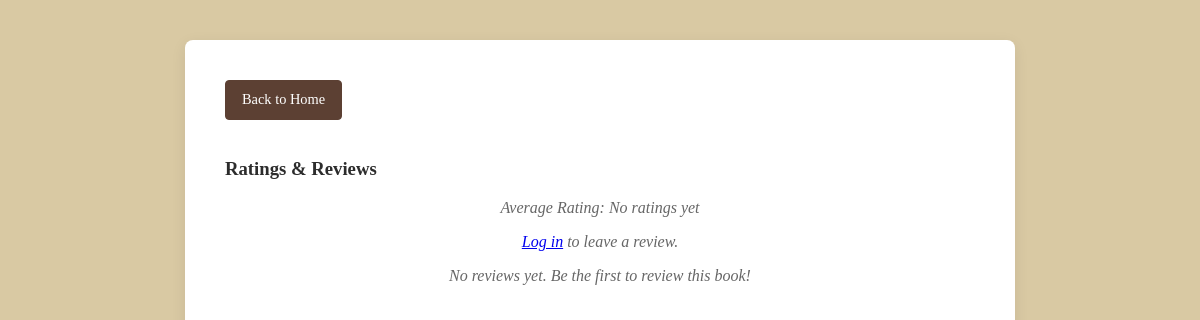
/catalog/book/27/, run on an earlier commit of the app's database.
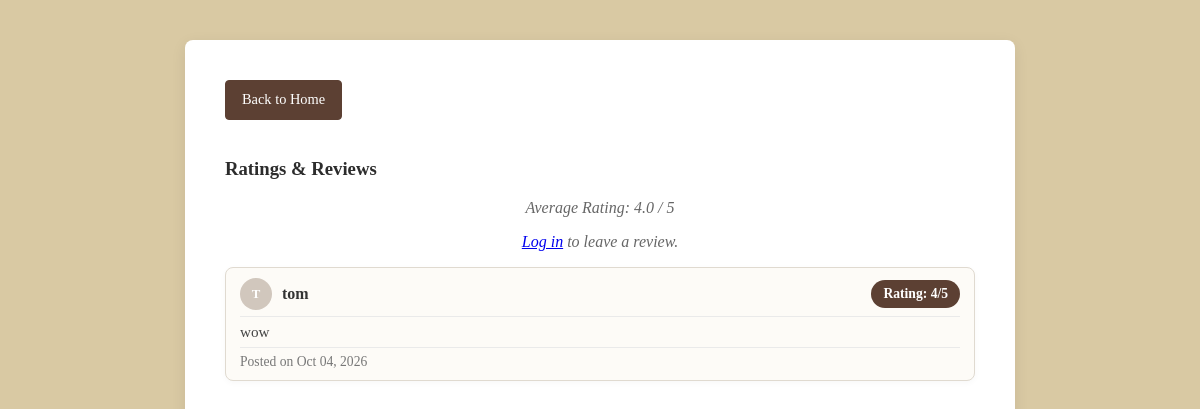
And on a later commit of the database.
### catalog/models.py (models this page shows, shortened)
class Review(models.Model):
    review_id = models.AutoField(primary_key=True)
    book = models.ForeignKey(Book, on_delete=models.CASCADE, related_name='reviews')
    user = models.ForeignKey(User, on_delete=models.CASCADE, related_name='reviews')
    rating = models.IntegerField()
    comment = models.TextField()
    created_at = models.DateTimeField(auto_now_add=True)
    updated_at = models.DateTimeField(auto_now=True)

### catalog/views.py (the view)
# urls.py: path('book/<int:book_id>/', views.book_detail, name='book_detail'),
def book_detail(request, book_id):
    book = get_object_or_404(Book, pk=book_id)
    reviews = Review.objects.filter(book=book)
    avg_rating = reviews.aggregate(Avg('rating'))['rating__avg']
    user_has_reviewed = False
    if request.user.is_authenticated:
        user_has_reviewed = reviews.filter(user=request.user).exists()
    context = {
        'book': book,
        'reviews': reviews,
        'avg_rating': avg_rating,
        'user_has_reviewed': user_has_reviewed,
    }
    return render(request, 'catalog/book_detail.html', context)

### catalog/templates/catalog/book_detail.html (shortened to what this page needs)
<head>
    {% load static %}
    <link rel="stylesheet" href="{% static 'catalog/style.css' %}">
</head>
<body>
    <div class="book-card">
        <div class="mb-3">
        <a href="{% url 'index' %}" class="custom-back-btn">Back to Home</a>
    </div>
    <div class="reviews-section mt-5">
    <h3>Ratings & Reviews</h3>
    <p>Average Rating:
    {% if avg_rating %}
        {{ avg_rating|floatformat:1 }} / 5
    {% else %}
        No ratings yet
    {% endif %}
    </p>
    {% if user.is_authenticated %}
        {% if not user_has_reviewed %}
        <form method="POST" action="{% url 'add_review' book.pk %}" class="mb-4">
            {% csrf_token %}
            <div class="mb-3">
                <label for="rating" class="form-label">Rating (1-5)</label>
                <select name="rating" id="rating" class="form-select" required>
                    <option value="" selected disabled>Choose...</option>
                    <option value="1">1 - Poor</option>
                    <option value="2">2 - Average</option>
                    <option value="3">3 - Good</option>
                    <option value="4">4 - Very Good</option>
                    <option value="5">5 - Excellent</option>
                </select>
            </div>
            <div class="mb-3">
                <label for="comment" class="form-label">Review Comment</label>
                <textarea name="comment" id="comment" rows="3" class="form-control" placeholder="Write your review here..."></textarea>
            </div>
            <button type="submit" class="btn btn-primary">Submit Review</button>
        </form>
    {% else %}
        <p class="text-muted fst-italic mb-4">You have already reviewed this book. You can edit your existing review below.</p>
        {% endif %}
    {% else %}
        <p><a href="{% url 'login' %}">Log in</a> to leave a review.</p>
    {% endif %}
    <div class="list-group">
        {% for review in reviews %}
            <div class="list-group-item list-group-item-action flex-column align-items-start mb-2">
                <div class="review-header" style="display: flex; justify-content: space-between; align-items: center; width: 100%;">
        <div style="display: flex; align-items: center; gap: 10px;">
        {% if review.user.userprofile.profile_picture %}
        <img src="{{ review.user.userprofile.profile_picture.url }}" alt="{{ review.user.username }}" class="rounded-circle me-2" width="32" height="32" style="object-fit: cover;">
        {% else %}
        <div style="width: 32px; height: 32px; border-radius: 50%; background-color: #d1c7bd; display: flex; align-items: center; justify-content: center; font-weight: bold; color: #fff; font-size: 0.8rem;">
            {{ review.user.username|make_list|first|upper }}
        </div>
        {% endif %}
                <h5 style="margin: 0; font-weight: bold; font-size: 1rem;">{{ review.user.username }}</h5>
            </div>
                    <span class="badge bg-secondary">Rating: {{ review.rating }}/5</span>
                </div>
                <p class="mb-1 review-comment">{{ review.comment }}</p>
                <div class="review-footer">
                <small class="text-muted">Posted on {{ review.created_at|date:"M d, Y" }}</small>
</div>
            </div>
        {% empty %}
            <p class="text-muted">No reviews yet. Be the first to review this book!</p>
        {% endfor %}
    </div>
</div>
</body>
</html>

### catalog/static/catalog/style.css (style rules this page uses)
body p { text-align: center; color: #666; font-style: italic; }

### catalog/templates/catalog/book_detail.html (style rules this page uses)
body { background-color: #d9c9a3; font-family: 'Georgia', serif; color: #2c2c2c; margin: 0; padding: 40px 20px; display: flex; justify-content: center; }
.book-card { width: 100%; max-width: 750px; background: #ffffff; padding: 40px; border-radius: 8px; box-shadow: 0 4px 15px rgba(0, 0, 0, 0.08); }
.list-group { border-radius: 8px; }
.list-group-item { background-color: #fdfbf7 !important; border: 1px solid #e0dad0 !important; border-radius: 8px !important; margin-bottom: 8px !important; padding: 10px 14px !important; box-shadow: 0 2px 6px rgba(0, 0, 0, 0.03); }
.list-group-item h5 { font-size: 1.1rem; font-weight: bold; color: #333333; }
.list-group-item .review-header { width: 100%; display: flex; justify-content: space-between; align-items: center; margin-bottom: 2px !important; border-bottom: 1px solid #eaeaea; padding-bottom: 6px !important; }
.list-group-item .review-comment { font-style: normal; color: #444; font-size: 0.95rem; margin: 6px 0 !important; text-align: left; width: 100%; }
.list-group-item { background-color: #fdfbf7 !important; border: 1px solid #e0dad0 !important; }
.badge { background-color: #5c4033 !important; color: #fff !important; padding: 6px 12px; border-radius: 20px; font-size: 0.85rem; font-weight: 600; }
.list-group-item .text-muted, .list-group-item small { color: #777 !important; font-size: 0.85rem; }
.review-footer { display: flex; justify-content: space-between; align-items: center; width: 100%; margin-top: 6px !important; padding-top: 6px !important; border-top: 1px solid #eaeaea; }
.custom-back-btn { display: inline-block !important; background-color: #5c4033 !important; color: #ffffff !important; padding: 8px 16px !important; border-radius: 4px !important; border: 1px solid #5c4033 !important; text-decoration: none !important; font-weight: 500 !important; font-size: 0.9rem !important; margin-bottom: 20px !important; line-height: 1.5 !important; transition: all 0.2s ease !important; }

What changed in the data, as far as the page shows it:
added Review: user.username|make_list "T", user.username "tom", rating "4", comment "wow", created_at "Oct 04, 2026"
Also different on the page:
{{ avg_rating|floatformat:1 }}: (not shown) → "4.0"
text no longer shown: "No ratings yet No reviews yet. Be the first to review this book!"
text now shown: "/ 5"
